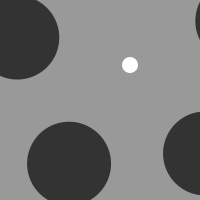
Frame 1 (no input)
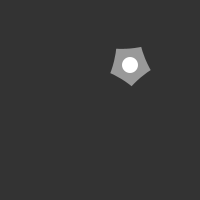
Frame 60 (the mouse pressed at the canvas centre just before this capture)
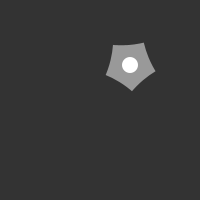
Frame 120 (the mouse held since frame 60 and released just before this capture)

The Processing sketch that drew these frames (run headless with seeded random() and noise(); from frame 60 on, the mouse is pressed at the canvas centre):

// Processing sketch: Sine
// ── Sine.pde
/**
 * Sine.
 * 
 * Smoothly scaling size with the sin() function.
 */

float spin = 0.0; 
float diameter = 84.0; 
float angle;

float angle_rot; 
int rad_points = 90;

void setup() 
{
  size(200, 200);
  noStroke();
  smooth();
}

void draw() 
{ 
  background(153);
  
  translate(130, 65);
  
  fill(255);
  ellipse(0, 0, 16, 16);
  
  angle_rot = 0;
  fill(51);

  for(int i=0; i<5; i++) {
    pushMatrix();
    rotate(angle_rot + -45);
    ellipse(-116, 0, diameter, diameter);
    popMatrix();
    angle_rot += PI*2/5;
  }

  diameter = 34 * sin(angle) + 168;
  
  angle += 0.02;
  if (angle > TWO_PI) { angle = 0; }
}
